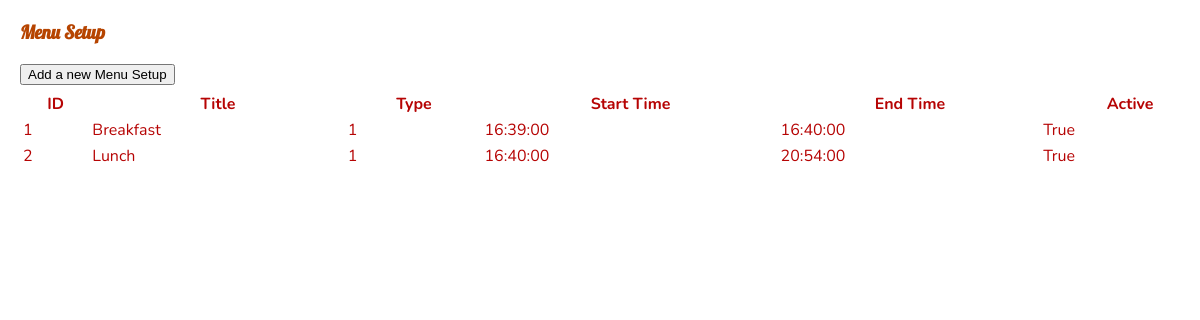
The page /menuSetup/573 (signed in) on the database as committed earlier.
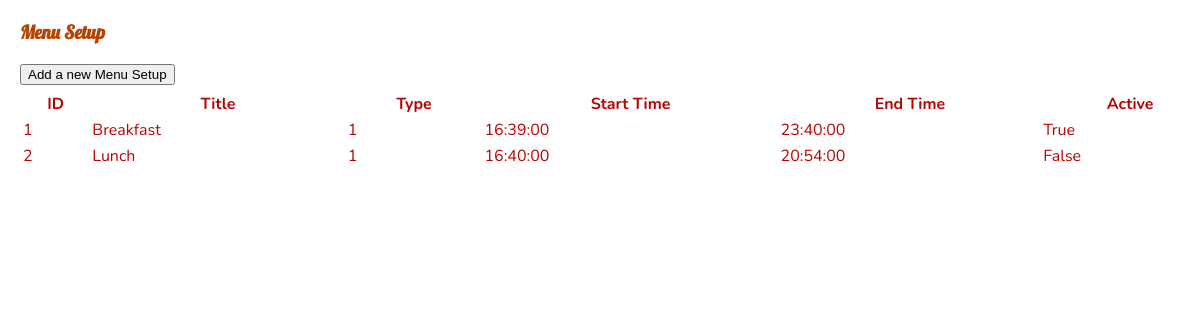
The same page on the database as committed later.
### website/models.py (models this page shows)
class ShopMenus(db.Model):
    shopMenuID = db.Column(db.Integer, primary_key=True)
    displayID = db.Column(db.Integer, db.ForeignKey('displays.displayID'))
    menuTypeID = db.Column(db.Integer, db.ForeignKey('menus.menuID'))
    menuTitle = db.Column(db.String(50), nullable=False)
    menuStartTime = db.Column(db.Time, nullable=False)
    menuFinishTime = db.Column(db.Time, nullable=False)
    menuActive = db.Column(db.Boolean, nullable=False)

### website/displays.py (the view)
@displays.route('/menuSetup/<int:display_id>', methods=['GET', 'POST'])
@login_required
def menuSetup(display_id):
    displayID=display_id
    user = current_user
    display = Displays.query.get(displayID)
    shopMenus = ShopMenus.query.filter_by(displayID=displayID).all()
    return render_template('menuSetup.html',
                           displays=displays,
                           user=user,
                           display=display,
                           shopMenus=shopMenus)

### website/__init__.py (called while the page is built)
def create_app():
    app = Flask(__name__)
    app.config['SECRET_KEY'] = 'itAlwaysWorksInTheEnd'
    app.config['SQLALCHEMY_DATABASE_URI'] = f'sqlite:///{DB_NAME}'
    db.init_app(app)
    from .views import views
    from .displays import displays
    from .auth import auth
    app.register_blueprint(views, url_prefix='/')
    app.register_blueprint(displays, url_prefix='/')
    app.register_blueprint(auth, url_prefix='/')
    from .models import Users, Shops, Displays, Advertisements, ShopAds, Items, Menus, ShopMenus, MenuItems
    with app.app_context():
        db.create_all()
    login_manager = LoginManager()
    login_manager.login_view = 'auth.login'
    login_manager.init_app(app)
    @login_manager.user_loader
    def load_user(id):
        return Users.query.get(int(id))
    return app

### website/templates/menuSetup.html
{% extends "base.html" %}{% block title %}Menu Setup{% endblock %}
{% block content %}
    <div>
        <h3>Menu Setup</h3>
            <button type="button" onclick="window.location.href='/menuSetupAddNew/{{ display.displayID }}';" name="{{ display.displayID }}">Add a new Menu Setup</button>
            <table>
                <thead>
                    <tr>
                        <th>ID</th>
                        <th>Title</th>
                        <th>Type</th>
                        <th>Start Time</th>
                        <th>End Time</th>
                        <th>Active</th>
                    </tr>
                </thead>
                <tbody>
                {% for shopMenu in shopMenus %}
                    <tr onclick="window.location.href='/menuSetupEdit/{{ shopMenu.shopMenuID }}';" name="{{ shopMenu.shopMenuID }}">
                        <td>{{shopMenu.shopMenuID }}</td>
                        <td>{{shopMenu.menuTitle }}</td>
                        <td>{{shopMenu.menuTypeID }}</td>
                        <td>{{shopMenu.menuStartTime }}</td>
                        <td>{{shopMenu.menuFinishTime }}</td>
                        <td>{{shopMenu.menuActive }}</td>
                    </tr>
                {% endfor %}
                </tbody>
            </table>
    </div>
{% endblock %}

Rows that differ between the two databases and show on the page:
changed ShopMenus "Breakfast": menuFinishTime "16:40:00" → "23:40:00"
changed ShopMenus "Lunch": menuActive "True" → "False"
